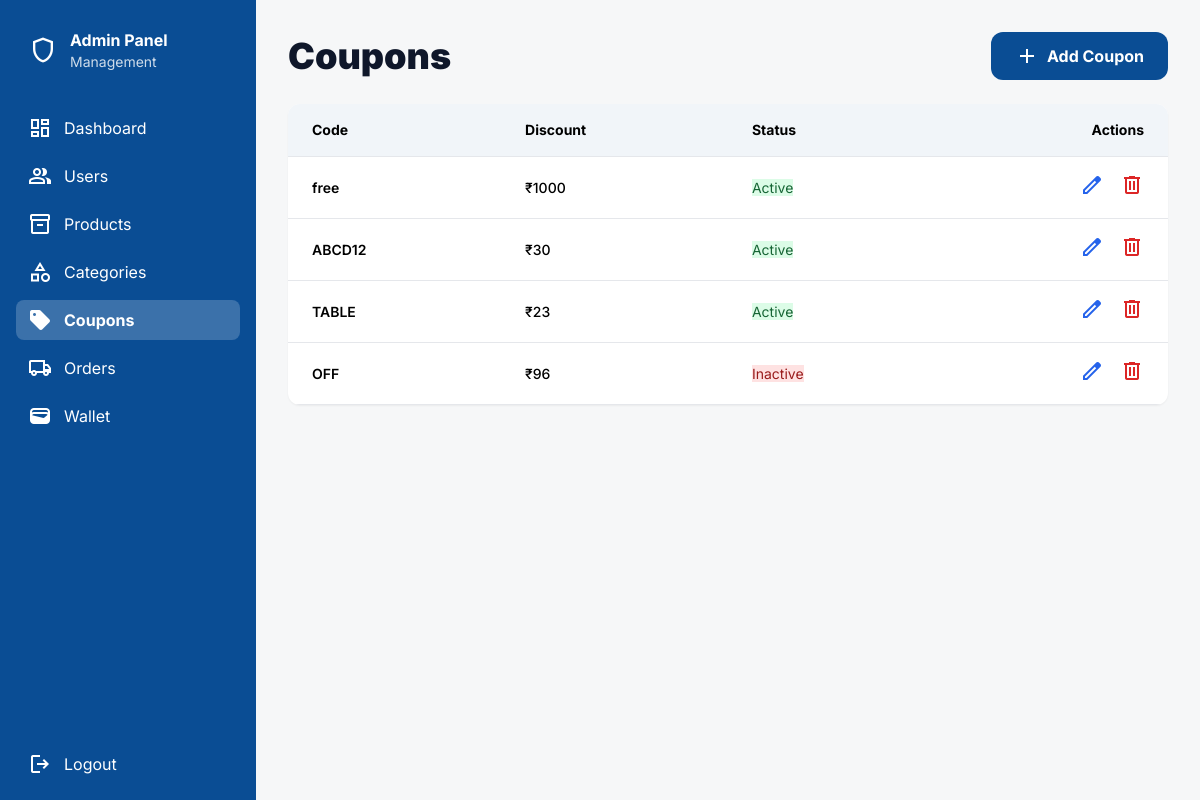
Screenshot of /users/admin_coupon_list (signed in) with the database file from the repository.
### products/models.py (models this page shows, shortened)
class Coupons(models.Model):
    code=models.CharField(max_length=6,unique=True)
    discount=models.PositiveIntegerField(help_text='flat_discount')
    is_active=models.BooleanField(default=True)
    created_on=models.DateTimeField(auto_now_add=True)
    start_date=models.DateField(null=True)
    expire_date=models.DateField()
    min_purchase=models.PositiveIntegerField(default=0)

### users/views.py (the view)
# urls.py: path('admin_coupon_list',views.admin_coupon_list,name='admin_coupon_list'),
def admin_coupon_list(request):
     if not request.session.get('admin_id'):
          return redirect('admin_login')
     today = timezone.now().date()
     Coupons.objects.filter(
        is_active=True,
        expire_date__lt=today
    ).update(is_active=False)
     Coupons.objects.filter(
        is_active=False,
        start_date__lte=today,
        expire_date__gte=today
    ).update(is_active=True)
     coupons = Coupons.objects.all().order_by('-created_on')
     return render(request, 'admin/admin_coupon_list.html', {
        'coupons': coupons
    })

### templates/admin/admin_coupon_list.html (shortened to what this page needs)
{% load static %}
<!DOCTYPE html>
<html class="light" lang="en">
<head>
<script src="https://cdn.tailwindcss.com?plugins=forms,container-queries"></script>
</head>
<body class="bg-background-light font-display">
<div class="flex min-h-screen">
<aside class="flex w-64 flex-col bg-primary text-white p-4">
  <div class="flex items-center gap-3 p-3 mb-6">
    <span class="material-symbols-outlined text-3xl">shield</span>
    <div>
      <h1 class="font-bold">Admin Panel</h1>
      <p class="text-sm text-white/80">Management</p>
    </div>
  </div>
  <nav class="flex flex-col gap-2 flex-grow">
    <a href="{% url 'admin_dashboard' %}" class="flex items-center gap-3 px-3 py-2 rounded-lg hover:bg-white/10">
      <span class="material-symbols-outlined">dashboard</span> Dashboard
    </a>
    <a href="{% url 'admin_user' %}" class="flex items-center gap-3 px-3 py-2 rounded-lg hover:bg-white/10">
      <span class="material-symbols-outlined">group</span> Users
    </a>
    <a href="{% url 'admin_product_list' %}" class="flex items-center gap-3 px-3 py-2 rounded-lg hover:bg-white/10">
      <span class="material-symbols-outlined">inventory_2</span> Products
    </a>
    <a href="{% url 'admin_category_list' %}" class="flex items-center gap-3 px-3 py-2 rounded-lg hover:bg-white/10">
      <span class="material-symbols-outlined">category</span> Categories
    </a>
    <a href="{% url 'admin_coupon_list' %}"
       class="flex items-center gap-3 px-3 py-2 rounded-lg bg-white/20 font-bold">
      <span class="material-symbols-outlined" style="font-variation-settings:'FILL' 1">sell</span>
      Coupons
    </a>
    <a href="{% url 'admin_order_list' %}" class="flex items-center gap-3 px-3 py-2 rounded-lg hover:bg-white/10">
      <span class="material-symbols-outlined">local_shipping</span> Orders
    </a>
    <a href="{% url 'admin_wallet' %}" class="flex items-center gap-3 px-3 py-2 rounded-lg hover:bg-white/10">
        <span class="material-symbols-outlined">wallet</span> Wallet
      </a>
  </nav>
  <a href="{% url 'admin_logout' %}" class="flex items-center gap-3 px-3 py-2 rounded-lg hover:bg-white/10">
    <span class="material-symbols-outlined">logout</span> Logout
  </a>
</aside>
<main class="flex-1 p-8 overflow-y-auto">
<div class="max-w-6xl mx-auto">
<header class="flex justify-between items-center mb-6">
  <h1 class="text-4xl font-black text-slate-900">Coupons</h1>
  <a href="{% url 'admin_coupon_add' %}"
     class="flex items-center gap-2 rounded-xl h-12 px-6 bg-primary text-white font-bold hover:bg-primary/90">
    <span class="material-symbols-outlined">add</span>
    Add Coupon
  </a>
</header>
<div class="bg-white rounded-xl shadow-sm overflow-hidden">
<table class="w-full text-sm text-left">
  <thead class="bg-slate-100 border-b">
    <tr>
      <th class="px-6 py-4">Code</th>
      <th class="px-6 py-4">Discount</th>
      <th class="px-6 py-4">Status</th>
      <th class="px-6 py-4 text-right">Actions</th>
    </tr>
  </thead>
  <tbody>
  {% for c in coupons %}
    <tr class="border-b hover:bg-slate-50">
      <td class="px-6 py-4 font-semibold">{{ c.code }}</td>
      <td class="px-6 py-4 font-medium">₹{{ c.discount }}</td>
      <td class="px-6 py-4">
{% if c.is_active %}
  <span class="bg-green-100 text-green-800">Active</span>
{% else %}
  <span class="bg-red-100 text-red-800">Inactive</span>
{% endif %}
      </td>
      <td class="px-6 py-4 flex justify-end gap-4">
        <a href="{% url 'admin_coupon_edit' c.id %}"
           class="text-blue-600 hover:text-blue-800">
          <span class="material-symbols-outlined">edit</span>
        </a>
        <form method="post" action="{% url 'admin_coupon_delete' c.id %}">
          <button type="submit"
                  onclick="return confirm('Delete this coupon?')"
                  class="text-red-600 hover:text-red-800">
            <span class="material-symbols-outlined">delete</span>
          </button>
        </form>
      </td>
    </tr>
  {% empty %}
    <tr>
      <td colspan="4" class="py-6 text-center text-gray-500">
        No coupons found.
      </td>
    </tr>
  {% endfor %}
  </tbody>
</table>
</div>
</div>
</main>
</div>
</body>
</html>

### rows the page displays
Coupons: code "free", discount "1000", is_active "Active"
Coupons: code "ABCD12", discount "30", is_active "Active"
Coupons: code "TABLE", discount "23", is_active "Active"
Coupons: code "OFF", discount "96", is_active "Inactive"
